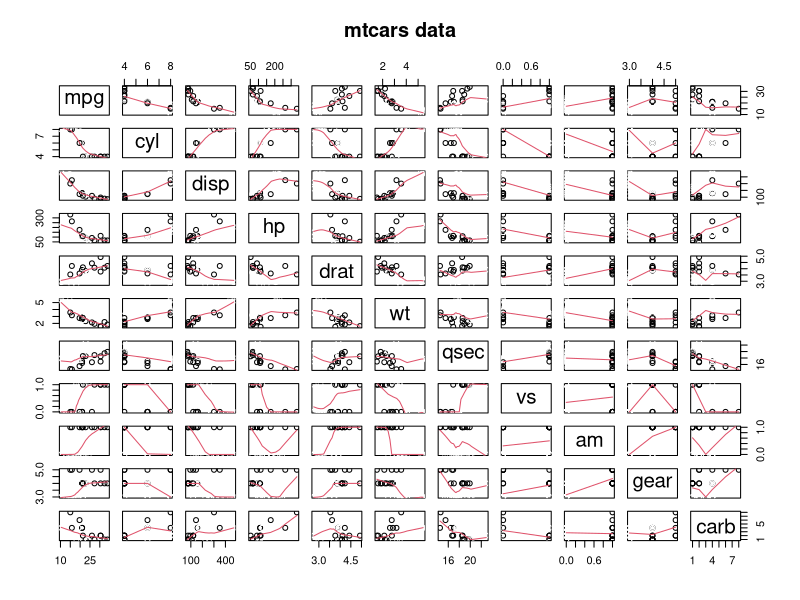
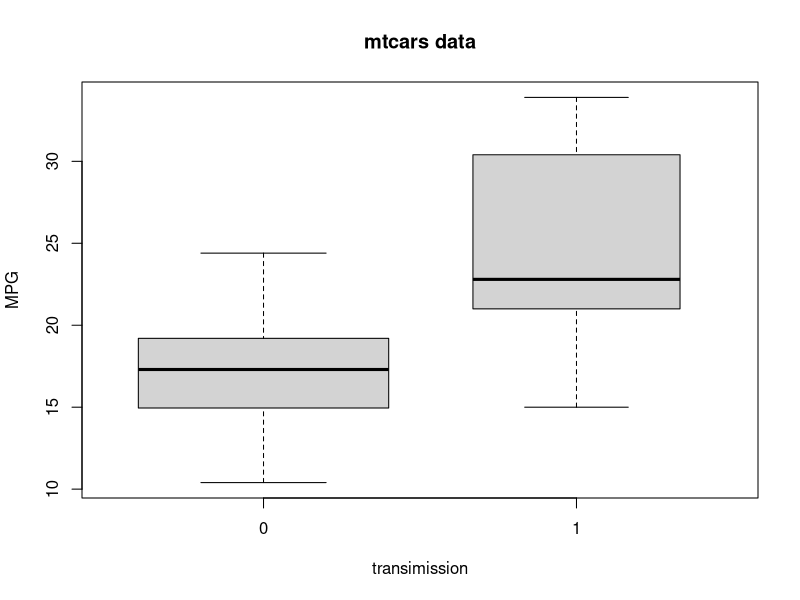
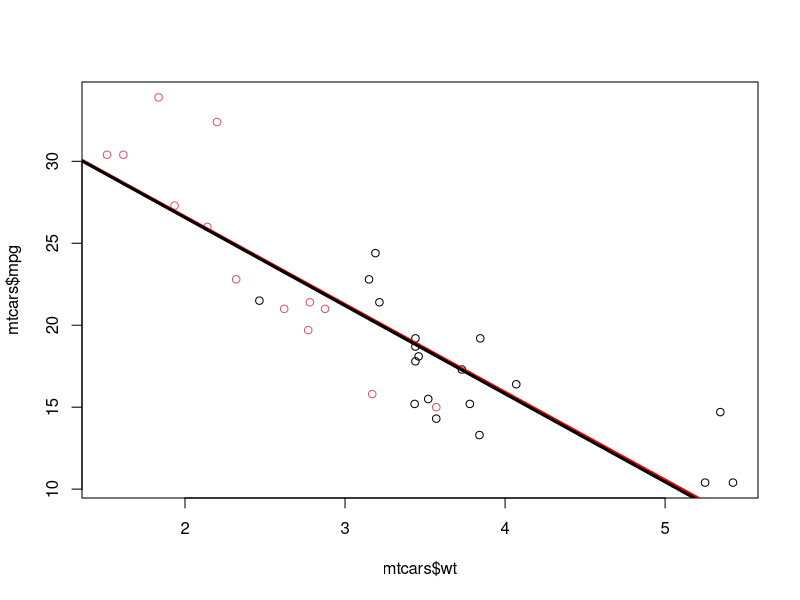

The R source for these figures, in order:
## ---- chunk 1
library(datasets); data(mtcars); require(stats); require(graphics)
?mtcars
pairs(mtcars, panel=panel.smooth, main="mtcars data",col=mtcars$am)
## ---- chunk 2
mtcars<-transform(mtcars, am=factor(am))


require(datasets);data(mtcars)
require(stats); require(graphics)
boxplot(mpg ~ am, data = mtcars,
        xlab = "transimission", ylab = "MPG",
        main = "mtcars data", varwidth = TRUE, col = "lightgray")

summary(lm(mpg~am-1, data=mtcars))$coef
## ---- chunk 3
 summary(lm(mpg~., data=mtcars))

 summary(lm(mpg~., data=mtcars[,-c(5,8,10,11)]))

summary(lm(mpg~wt+am, data=mtcars[,-c(5,8,10,11)]))
## ---- chunk 4
plot(mtcars$wt,mtcars$mpg,col=mtcars$am)
fit1<- lm(mpg~wt+am, data=mtcars[,-c(5,8,10,11)])
e <- summary(fit1)$coef
abline(c(e[1,1], e[2,1] ), col="red", lwd=3 )
abline(c(e[1,1], e[2,1]+e[3,1]), col="black", lwd=3)
